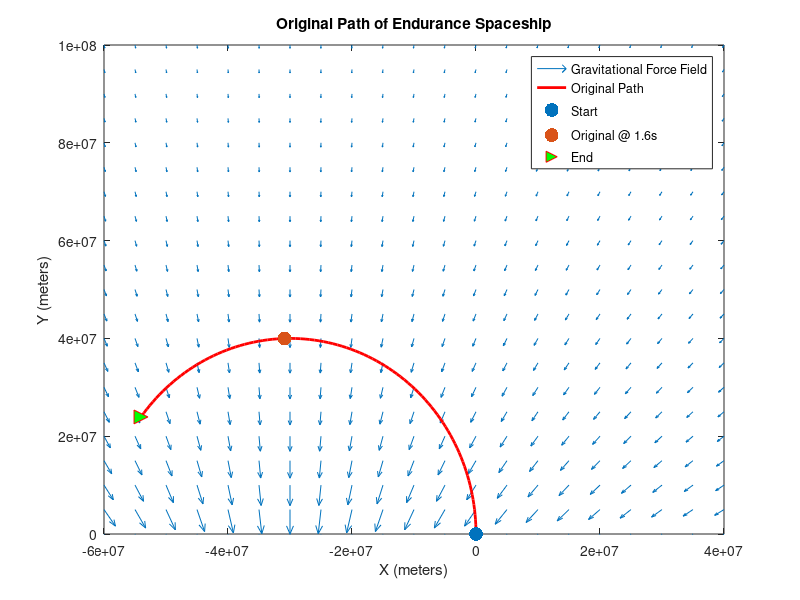
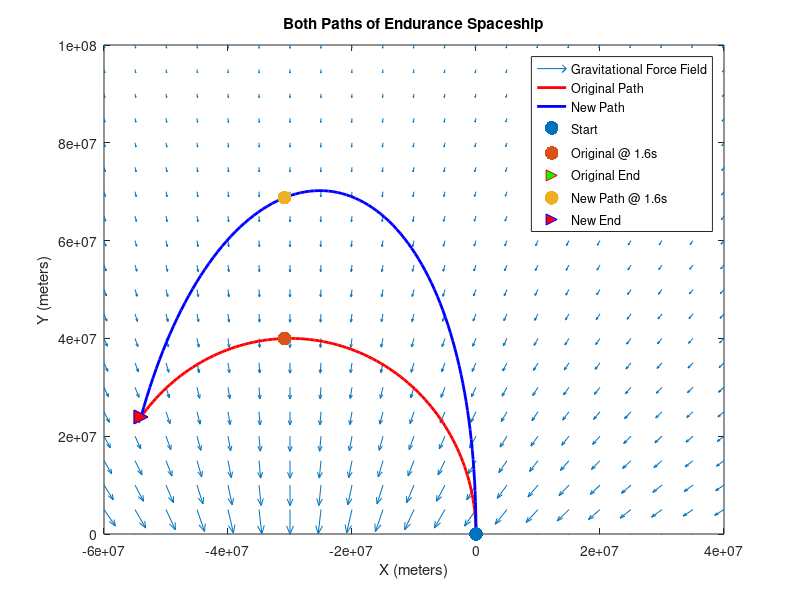

Source code (MATLAB) for these figures, in order: (Note: this script raises an error after producing the figures.)
clc;
clear;

% Define constants
G = 6.67e-11; % Gravitational constant in Nm^2/kg^2
M = 1.989e39; % Mass of the black hole in kg
m = 15e6; % Mass of the Endurance Spaceship in kg

% Define the parametric equations for the paths
x = @(t) 30e6 * cos(t) - 30e6;
y1 = @(t) 40e6 * sin(t);
y2 = @(t) 40e6 * sin(t) - 20e6 * t.^2 + 50e6 * t;

% Define the distance and unit direction vector components
r = @(x, y) sqrt((x + 30e6).^2 + (y + 50e6).^2);
rx_hat = @(x, y) (x + 30e6) ./ r(x, y);
ry_hat = @(x, y) (y + 50e6) ./ r(x, y);

% Define the gravitational force components
F_mag = @(x, y) G * M * m ./ r(x, y).^2;
Fx = @(x, y) -G * M * m * rx_hat(x, y) ./ r(x, y).^2;
Fy = @(x, y) -G * M * m * ry_hat(x, y) ./ r(x, y).^2;

% Generate a grid of points to plot the vector field
[X, Y] = meshgrid(-60e6:5e6:40e6, 0:5e6:100e6);
U = Fx(X, Y);
V = Fy(X, Y);

% Plot the vector field and original path
figure;
quiver(X, Y, U, V);
hold on;
axis([-60e6, 40e6, 0, 100e6])
t_vals = linspace(0, 2.5, 100);
plot(x(t_vals), y1(t_vals), 'r', 'LineWidth', 2);
scatter(x(0), y1(0), 100, 'bo', 'filled');
scatter(x(1.6), y1(1.6), 100, 'ko', 'filled');
plot(x(2.5), y1(2.5), 'r>', 'MarkerSize', 10, 'MarkerFaceColor', 'g');
legend('Gravitational Force Field', 'Original Path', 'Start', 'Original @ 1.6s', 'End');
xlabel('X (meters)');
ylabel('Y (meters)');
title('Original Path of Endurance Spaceship');
hold off;

% Plot the vector field and both paths
figure;
quiver(X, Y, U, V);
hold on;
axis([-60e6, 40e6, 0, 100e6])
plot(x(t_vals), y1(t_vals), 'r', 'LineWidth', 2);
plot(x(t_vals), y2(t_vals), 'b', 'LineWidth', 2);
scatter(x(0), y1(0), 100, 'bo', 'filled');
scatter(x(1.6), y1(1.6), 100, 'ko', 'filled');
plot(x(2.5), y1(2.5), 'r>', 'MarkerSize', 10, 'MarkerFaceColor', 'g');
scatter(x(1.6), y2(1.6), 100, 'ks', 'filled');
plot(x(2.5), y2(2.5), 'b>', 'MarkerSize', 10, 'MarkerFaceColor', 'r');
legend('Gravitational Force Field', 'Original Path', 'New Path', 'Start', 'Original @ 1.6s', 'Original End', 'New Path @ 1.6s', 'New End');
xlabel('X (meters)');
ylabel('Y (meters)');
title('Both Paths of Endurance Spaceship');
hold off;

% Define symbolic variables and expressions for work calculation
syms t_sym;
x_sym = 30e6 * cos(t_sym) - 30e6;
y1_sym = 40e6 * sin(t_sym);
y2_sym = 40e6 * sin(t_sym) - 20e6 * t_sym^2 + 50e6 * t_sym;
dx = diff(x_sym, t_sym);
dy1 = diff(y1_sym, t_sym);
dy2 = diff(y2_sym, t_sym);

% Gravitational force expressions for path 1
r1_sym = sqrt((x_sym + 30e6)^2 + (y1_sym + 50e6)^2);
Fx1_sym = -G * M * m * (x_sym + 30e6) / r1_sym^3;
Fy1_sym = -G * M * m * (y1_sym + 50e6) / r1_sym^3;

% Gravitational force expressions for path 2
r2_sym = sqrt((x_sym + 30e6)^2 + (y2_sym + 50e6)^2);
Fx2_sym = -G * M * m * (x_sym + 30e6) / r2_sym^3;
Fy2_sym = -G * M * m * (y2_sym + 50e6) / r2_sym^3;

% Work integrals
work_total = vpaintegral(Fx1_sym * dx + Fy1_sym * dy1, t_sym, 0, 2.5);
work_partial = vpaintegral(Fx1_sym * dx + Fy1_sym * dy1, t_sym, 1.6, 2.5);
work_new = vpaintegral(Fx2_sym * dx + Fy2_sym * dy2, t_sym, 0, 2.5);

% Convert symbolic results to numeric
work_total_num = double(work_total) / 1e24;
work_partial_num = double(work_partial) / 1e24;
work_new_num = double(work_new) / 1e24;

% Display results
fprintf('Work performed by the gravitational field (0 <= t <= 2.5): %e Yotta Joules\n', work_total_num);
fprintf('Work performed by the gravitational field (1.6 <= t <= 2.5): %e Yotta Joules\n', work_partial_num);
fprintf('Work performed by the gravitational field for the new path (0 <= t <= 2.5): %e Yotta Joules\n', work_new_num);
